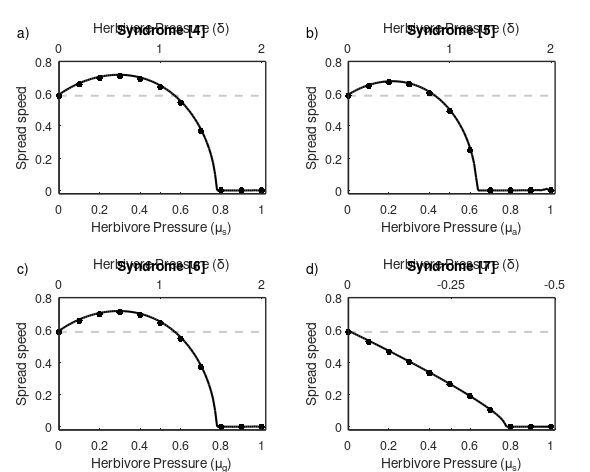

Write MATLAB code to recreate this figure.
clear all; close all; clc
%code to plot results

load results_simulated_laplace.mat
load results_analytic_laplace.mat

afsize = 9;  % axes numbering fontsize
lfsize = 9;  % x/y label fontsize
tfsize = 9;  % title fontsize
lw_lines = 1.5; % line linewidth line
lw_edge = 1; % fig edge linewidth
mksize = 15;  % markersize
g1 = [0.8 0.8 0.8]; % grey color for baseline

figure(1); clf
hh = gcf;
set(hh,'PaperUnits','centimeters');
set(hh,'Units','centimeters');
width = 15; height = 12;
xpos = 4;
ypos = 4;
set(gcf,'Position',[xpos ypos width height])

w = 0.35;
h = 0.28;
dx = 0.14;
dy = 0.22;
sx = 0.1;
sy = 0.09;

hax1 = axes('position',[sx sy+h+dy w h]);
    line([-0.2 1.5],[speed_basic_s speed_basic_s],'color',g1,'LineStyle','--','LineWidth',lw_lines)
    hold on
    plot(mu_s_vec,speed_inst_s_all_4(:,end),'k.','MarkerSize',mksize);
    plot(mu_s_vec_ana,cstar_all_4,'k-','LineWidth',lw_lines)
    axis([0 1.02 -0.02 0.8])
    xlabel('Herbivore Pressure (\mu_s)','FontSize',lfsize)
    ylabel('Spread speed','FontSize',lfsize)
    set(gca,'FontSize',afsize,'LineWidth',lw_edge);
    hax2 = axes('Position', get(hax1, 'Position'),'XAxisLocation', 'top','YAxisLocation', 'right', ...
            'xlim', [delta_vec_pos(1) delta_vec_pos(end)],'Color', 'none','YTick', []);
    axis([0 2.04 -0.02 0.8])
    set(gca,'XTick',0:1:2)
    xlabel('Herbivore Pressure (\delta)','FontSize',lfsize)
    box on
    title('Syndrome [4]','FontSize',tfsize)
    set(gca,'FontSize',afsize,'LineWidth',lw_edge);

hax1 = axes('position',[sx+w+dx sy+h+dy w h]);
    line([-0.2 1.5],[speed_basic_s speed_basic_s],'color',g1,'LineStyle','--','LineWidth',lw_lines)
    hold on
    plot(mu_a_vec,speed_inst_s_all_5(:,end),'k.','MarkerSize',mksize)
    plot(mu_a_vec_ana,cstar_all_5,'k-','LineWidth',lw_lines)
    axis([0 1.02 -0.02 0.8])
    xlabel('Herbivore Pressure (\mu_a)','FontSize',lfsize)
    ylabel('Spread speed','FontSize',lfsize)
    set(gca,'FontSize',afsize,'LineWidth',lw_edge);
    hax2 = axes('Position', get(hax1, 'Position'),'XAxisLocation', 'top','YAxisLocation', 'right', ...
            'xlim', [delta_vec_pos(1) delta_vec_pos(end)],'Color', 'none','YTick', []);
    axis([0 2.04 -0.02 0.8])
    set(gca,'XTick',0:1:2)
    xlabel('Herbivore Pressure (\delta)','FontSize',lfsize)
    box on
    title('Syndrome [5]','FontSize',tfsize)
    set(gca,'FontSize',afsize,'LineWidth',lw_edge);

hax1 = axes('position',[sx sy w h]);
    line([-0.2 1.5],[speed_basic_s speed_basic_s],'color',g1,'LineStyle','--','LineWidth',lw_lines)
    hold on
    plot(mu_g_vec,speed_inst_s_all_6(:,end),'k.','MarkerSize',mksize)
    plot(mu_g_vec_ana,cstar_all_6,'k-','LineWidth',lw_lines)
    axis([0 1.02 -0.02 0.8])
    xlabel('Herbivore Pressure (\mu_g)','FontSize',lfsize)
    ylabel('Spread speed','FontSize',lfsize)
    set(gca,'FontSize',afsize,'LineWidth',lw_edge);
    hax2 = axes('Position', get(hax1, 'Position'),'XAxisLocation', 'top','YAxisLocation', 'right', ...
            'xlim', [delta_vec_pos(1) delta_vec_pos(end)],'Color', 'none','YTick', []);
    axis([0 2.04 -0.02 0.8])
    set(gca,'XTick',0:1:2)
    xlabel('Herbivore Pressure (\delta)','FontSize',lfsize)
    box on
    title('Syndrome [6]','FontSize',tfsize)
    set(gca,'FontSize',afsize,'LineWidth',lw_edge);

hax1 = axes('position',[sx+w+dx sy w h]);
    line([-0.2 1.5],[speed_basic_s speed_basic_s],'color',g1,'LineStyle','--','LineWidth',lw_lines)
    hold on
    plot(mu_s_vec,speed_inst_s_all_7(:,end),'k.','MarkerSize',mksize)
    plot(mu_s_vec_ana,cstar_all_7,'k-','LineWidth',lw_lines)
    axis([0 1.02 -0.02 0.8])
    xlabel('Herbivore Pressure (\mu_s)','FontSize',lfsize)
    ylabel('Spread speed','FontSize',lfsize)
    set(gca,'FontSize',afsize,'LineWidth',lw_edge);
    hax2 = axes('Position', get(hax1, 'Position'),'XAxisLocation', 'top','YAxisLocation', 'right', ...
            'xlim', [delta_vec_neg(end) delta_vec_neg(1)],'Color', 'none','YTick', []);
    set(gca,'XTick',[-0.5 -0.25 0])
    set(gca, 'XDir','reverse')
    xlabel('Herbivore Pressure (\delta)','FontSize',lfsize)
    box on
    title('Syndrome [7]','FontSize',tfsize)
    set(gca,'FontSize',afsize,'LineWidth',lw_edge);
    
% label subpanels
axes('position',[0 0 1 1],'visible','off')
    hold on
     text(0.04,     0.06+sy+2*h+dy,'a)','horizontalalignment','center')
     text(0.04+dx+w,0.06+sy+2*h+dy,'b)','horizontalalignment','center')
     text(0.04,     0.06+sy+h,'c)','horizontalalignment','center')
     text(0.04+dx+w,0.06+sy+h,'d)','horizontalalignment','center')
axis([0 1 0 1])

%Backup previous settings
prePaperType = get(hh,'PaperType');
prePaperPosition = get(hh,'PaperPosition');
prePaperSize = get(hh,'PaperSize');

%Make changing paper type possible
set(hh,'PaperType','<custom>');
%Set the page size and position to match the figure's dimensions
position = get(hh,'Position');
set(hh,'PaperPosition',[0,0,position(3:4)]);
set(hh,'PaperSize',position(3:4));

%print -dtiff -r600 Fig1.tiff % save as 600dpi tiff
saveas(1,'figS2.jpg')

%Restore the previous settings
set(hh,'PaperType',prePaperType);
set(hh,'PaperPosition',prePaperPosition);
set(hh,'PaperSize',prePaperSize);

